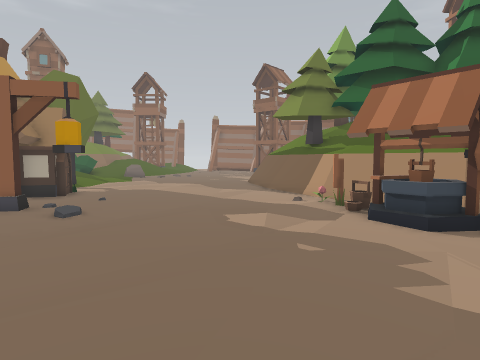
View 1 (above)

24 first-person views from a walk through a 3-D level made in the Unity game engine. The camera is 1.4 m above the floor, tilts 4° down and sees 75° across. The floor is counted in squares, 1 m on a side. Each view is taken from the middle of a square. On the plan, view 1 faces up. The plan holds only what a view shows up to about 14 squares ahead; the rest is blank. The place goes on beyond the plan. Some animated figures are not drawn.

View 2
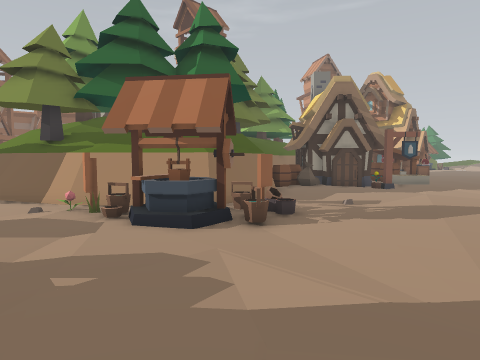

View 3
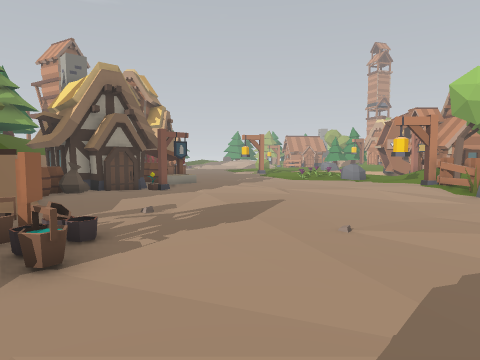

View 4
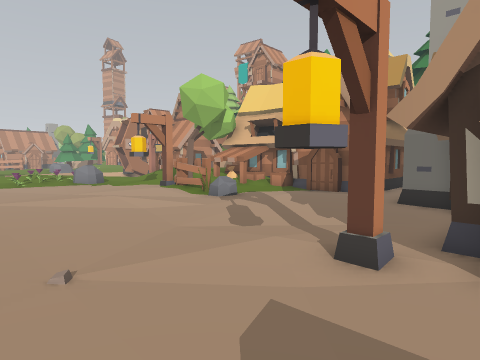

View 5
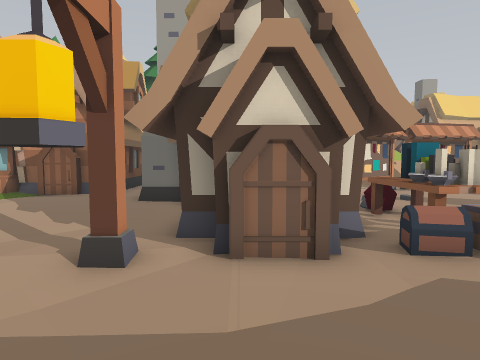

View 6
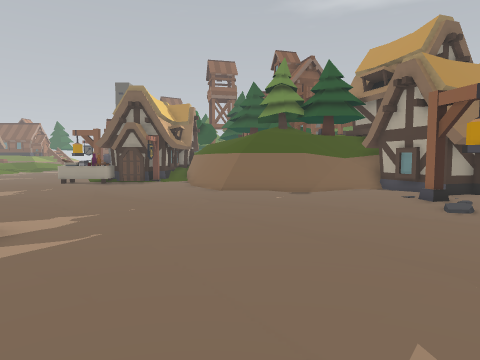

View 7
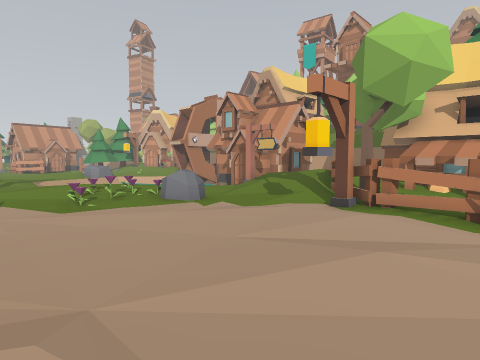

View 8
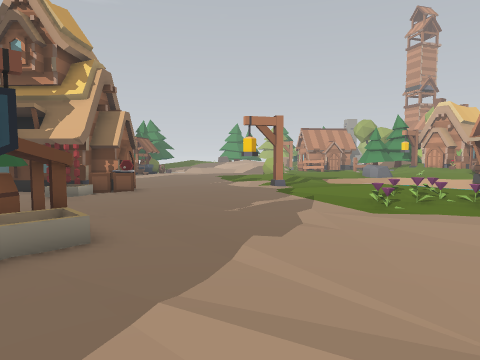

View 9
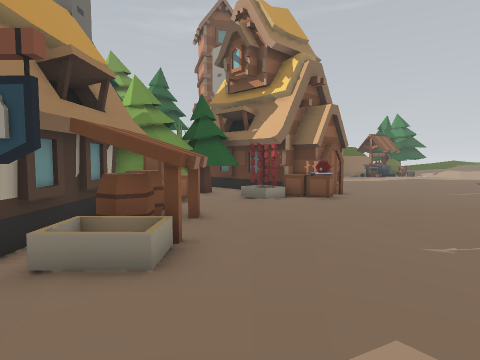

View 10
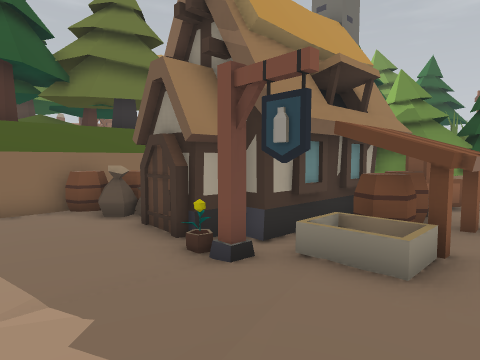

View 11
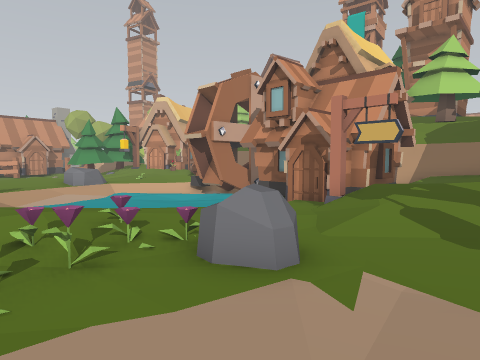

View 12
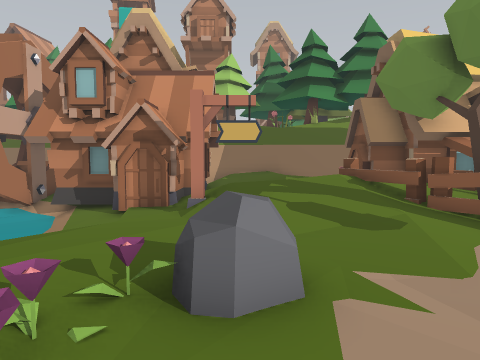

View 13
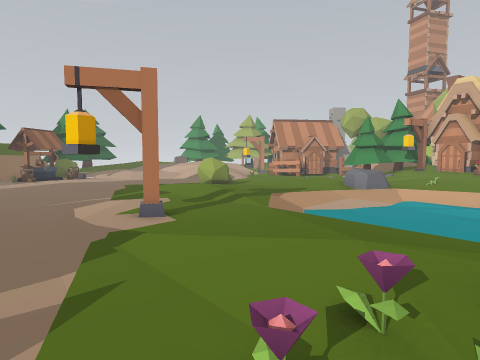

View 14
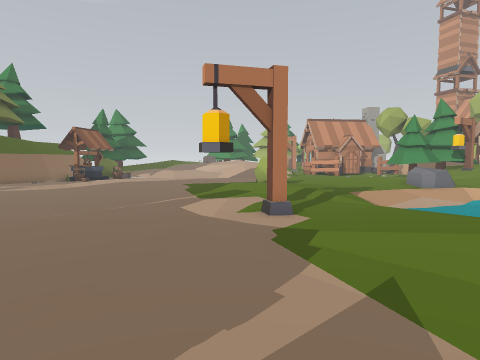

View 15
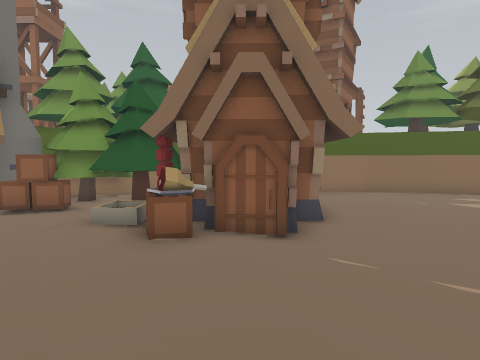

View 16
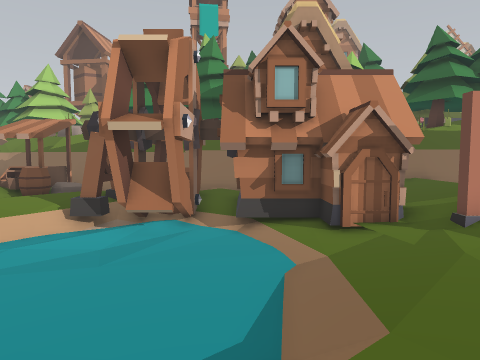

View 17
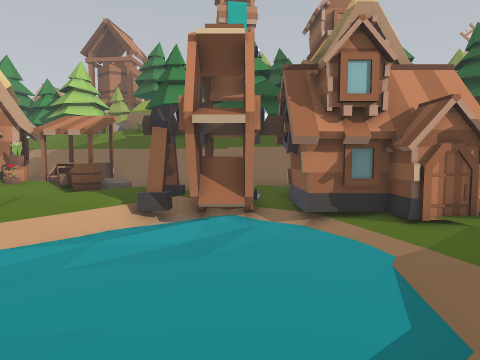

View 18
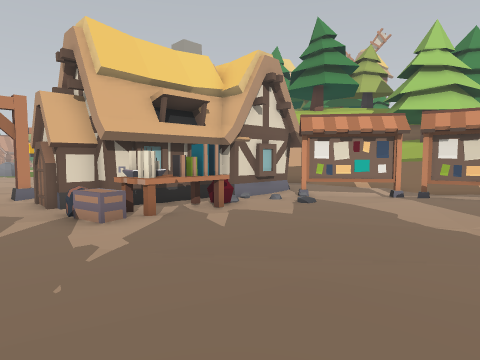

View 19
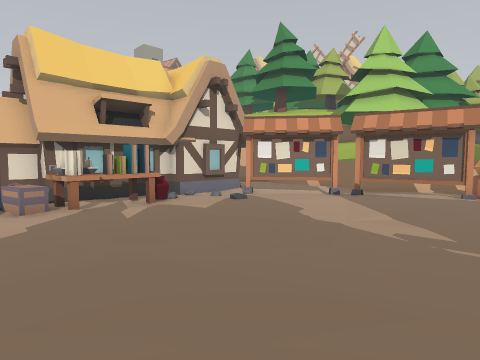

View 20
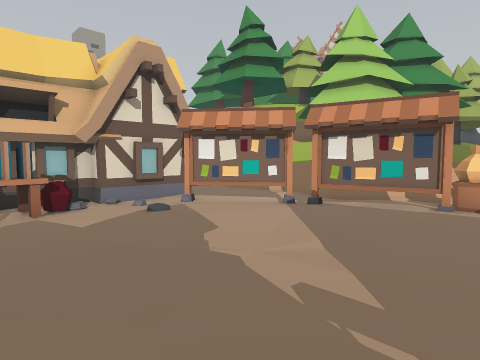

View 21
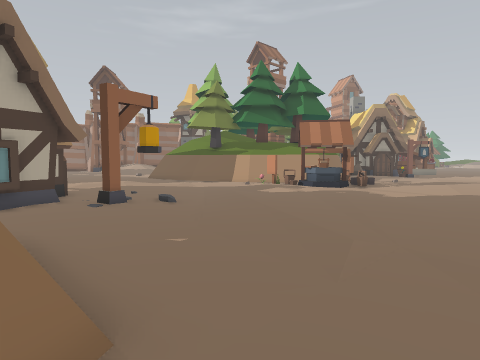

View 22
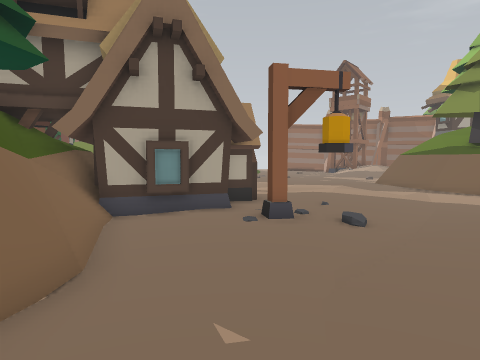

View 23
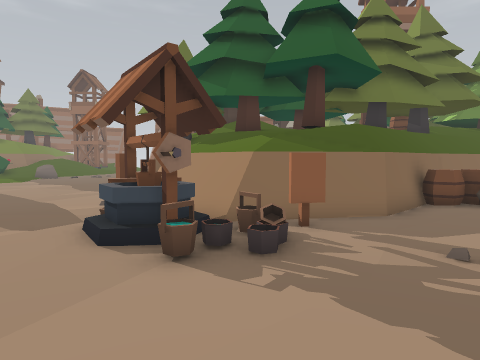

View 24
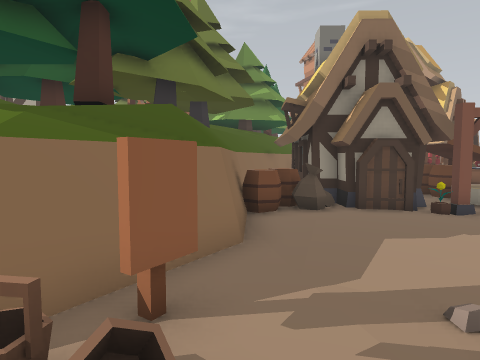

### Floor plan
Key: @ floor where view 1 was taken; # wall or solid block; x gap in a wall; . main floor; : floor 0.25 m higher than the main floor; - floor 0.25 m lower than the main floor; _ floor 0.5 m lower than the main floor; + floor 0.75 m higher than the main floor; / step, stairs or slope; = window, fence, low wall or low ledge; ^ raised ledge; v drop or lower ground; T tree; H house; B bucket; W well; S sign; A barrel; C sack; R rock; F fence; E crate; G chest; K books; L table; J jar; I box; P flowerpot; O other object.
Columns run from 10 left of view 1 to 36 right of it. Each row starts with its distance up from view 1.
 15       ......#TTT TTTTTT #TTTTT####       ######
 14 HH  ........##   TTTTTTTTTTv  TT        ......#
 13    H........=#        ###vHHHHTTT   #   ......
 12   ##.........##       ###.H#HHTTTTTT#   ......
 11   #H.........=##     ##A.#   #E ETTT#   ......
 10  ##H.........O=##   ##ACO#  ##O... I#   ......
  9 ##H..#......OB#######..CH####AA.../I####......
  8 H...##/....../WW==.......#HHA##....EE##.......
  7 =............WWWBS.......PO ##^.....O..-......
  6 v..............W.B........OO/^................
  5 ==.............B..............................
  4 ==............................................
  3 ==............................................
  2 ==....................................x.....::
  1 =.....................................#....::
  0 ..........@.........................:.....:::
 -1 ...............#................O.//::...:::::
 -2 .........G.....:................OO/::::////...
 -3 .........GG.##..................OO::::/  ///..
 -4 .........OO####................RO::::/   __//.
 -5 .........KL#  #..........:#....R.::://_____//.
 -6 .........KL#   .......RFFF#.//...:://_______//
 -7 .........J.#   ........:::FF////.:///_______/R
 -8 ..........H#   H.......^^^OF////////________//
 -9  .........H    HH.....E^^^x///+SS.///_______/:
-10  ........OH    H   ########     /##-/__##////:
-11  ......OO.H               ##   /H#H##H_##_///::
-12  .....OO...       #        # ++/:   -H/####//::
-13  .OOOO.....       #        # ///#    H/###//::/
-14  EE........                   ///H   H/###/: AB
-15    ==####                 ####^#H#   ::##.   OO
-16                              #^^^^   ###     OO

Where each view was taken, in squares from view 1:
view 1: 0 up, 0 right, facing up
view 2: 1 up, 0 right, facing up-right
view 3: 3 up, 1 right, facing right
view 4: 2 up, 3 right, facing down-right
view 5: 2 up, 3 right, facing down
view 6: 2 up, 4 right, facing left
view 7: 2 up, 12 right, facing down-right
view 8: 3 up, 13 right, facing right
view 9: 2 up, 16 right, facing up-right
view 10: 2 up, 16 right, facing up
view 11: 1 down, 18 right, facing down-right
view 12: 1 down, 21 right, facing down
view 13: 1 down, 21 right, facing right
view 14: 2 up, 21 right, facing right
view 15: 2 up, 27 right, facing up
view 16: 2 down, 27 right, facing down
view 17: 2 down, 29 right, facing down
view 18: 0 up, 8 left, facing down-right
view 19: 1 down, 10 left, facing down-right
view 20: 4 down, 10 left, facing down-right
view 21: 1 down, 10 left, facing up-right
view 22: 1 up, 7 left, facing up
view 23: 1 up, 6 right, facing up
view 24: 5 up, 6 right, facing up-right
